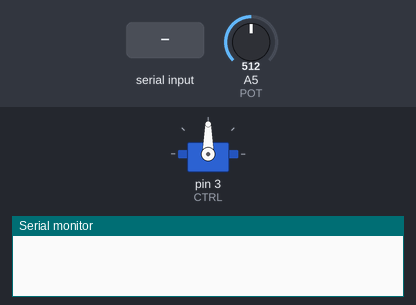
Simulated run of this sketch. Board: Arduino Uno, built with avr-gcc and run on an emulated ATmega328P. Shown: servo, the last lines printed to the serial monitor. The inputs (shaded band) are chosen by the test bench; at power-on: A5 (POT) = 512.

Above: at 1.2 s.
1.3 s: A5 (POT) set to 716
At 3.2 s:
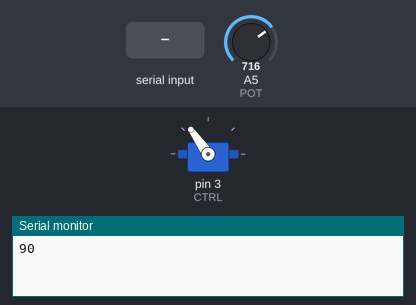
3.5 s: "esquerda\n" received over Serial
At 4.9 s:
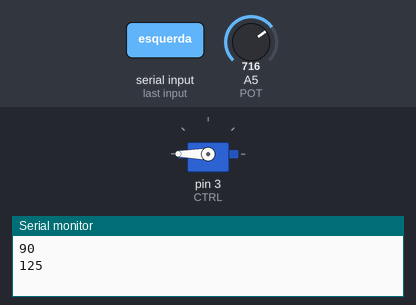
7.5 s: "dereita\n" received over Serial
At 9.2 s:
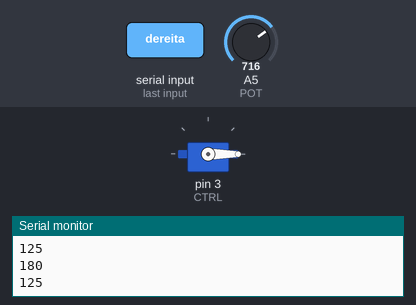
11.5 s: A5 (POT) set to 900
At 12.3 s:
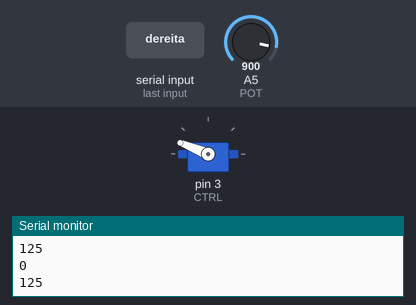
13.5 s: "30,150\n" received over Serial
At 15.0 s:
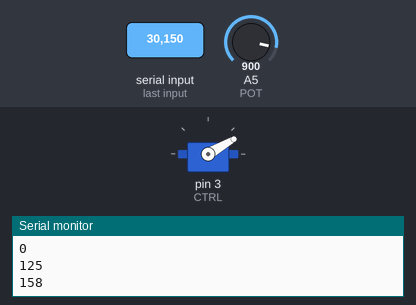
17.5 s: A5 (POT) set to 306
At 19.3 s:
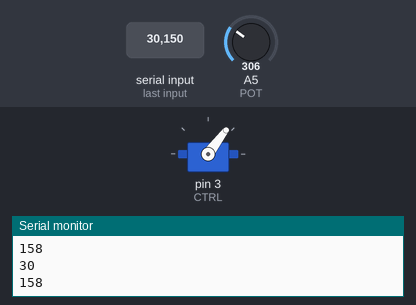
Timing chart, 0 to 20.5 s (numbered marks = the images above; inputs shaded):
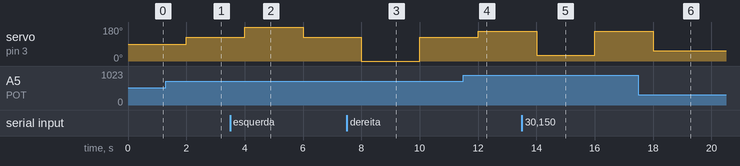

The sketch:

servo_monitor_serie.ino
```cpp
/*
 En esta práctica apoyandonos en el montaje anterior, vamos crear
 un codigo con el fin de poder gobernar el servomotor mediante
 el potenciomtro como la practica anterior y a su vez mediante
 impulsos escritos que le vamos enviar a traves del programa.
 En mi sistema va a prevalecer la poscion del potenciometr,
 lo que quiero decir es que cumplirá las dos ordenes, pero
 una vez cumplidas volverá a la posición del potenciometro.
 */

// Alumno: Mehdi Boumhara Farhane


#include <Servo.h> //Utilización de este elemento para el
                  // desarrollo de nuestra práctica

//Pin de control para el servomotor
#define CTRL 3

//Pin de lectura del potenciometro
#define POT A5

//Declaramos de los obkjetos del servomotor

Servo motor;
int angulo = 0;
int veloc = 2000; // Esta es la velocidad a la que el servo vuelve
                // a la posicion anterior.

String orde = "";

void setup() {
  // Especificación al programa de lo que hay conectado.
  motor.attach(CTRL);
  Serial.begin(9600);
}

void loop(){
  // Lectura de todas las entradas y sus ordenes
 // En este apartado realizaremos la progración para las ordenes
// escritas.
if(Serial.available()){
  orde = Serial.readStringUntil('\n');

    if(orde.equals("esquerda")) angulo = 180;
    else if(orde.equals("dereita")) angulo = 0;
    else if(orde.equals("centro")) angulo = 90;
    else {
      int tmp = orde.toInt();
      if(tmp >= 0 && tmp <= 180) angulo = tmp;
      else angulo = 0;
  }


}
  else{
    // Lectura do potenciometro
    // Aqui es donde añadimos la parte de la practica anterior
    angulo = analogRead(POT);
    angulo = map(angulo, 0, 1023, 0, 180);
  }

 motor.write(angulo);
  delay(veloc);
  Serial.println(angulo); // monitorización del angulo
  //delay(lectura);


}
```

Measured:
- after the input at 1.3 s, servo on pin 3 (CTRL): 90° → 125° after 0.70 s
- after the input at 3.5 s, servo on pin 3 (CTRL): 125° → 180° after 0.50 s, → 125° 2.0 s later
- after the input at 7.5 s, servo on pin 3 (CTRL): 125° → 0° after 0.50 s, → 125° 2.0 s later
- after the input at 11.5 s, servo on pin 3 (CTRL): 125° → 158° after 0.50 s
- after the input at 13.5 s, servo on pin 3 (CTRL): 158° → 30° after 0.50 s, → 158° 2.0 s later
- after the input at 17.5 s, servo on pin 3 (CTRL): 158° → 53° after 0.50 s
